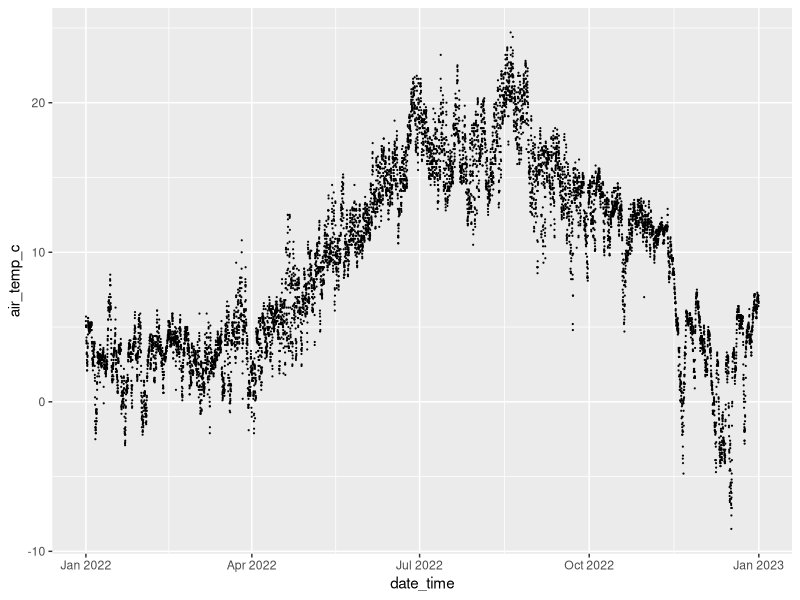
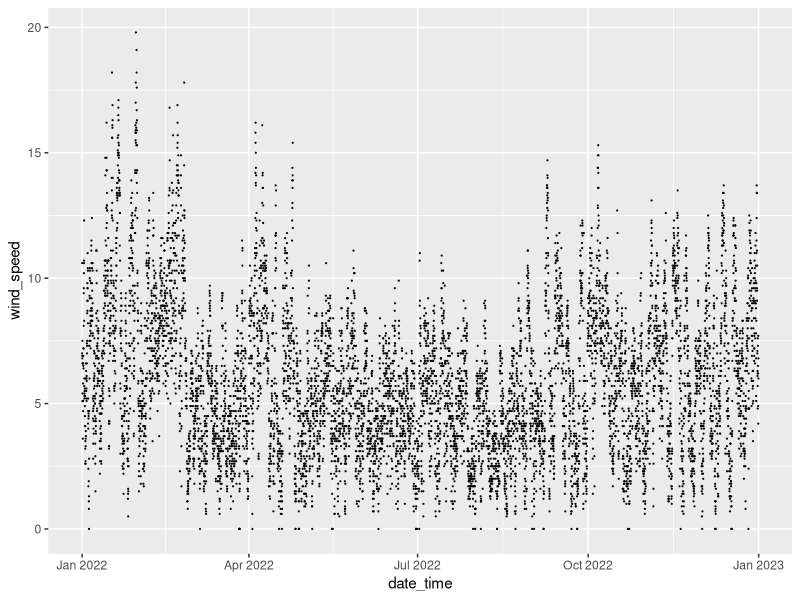
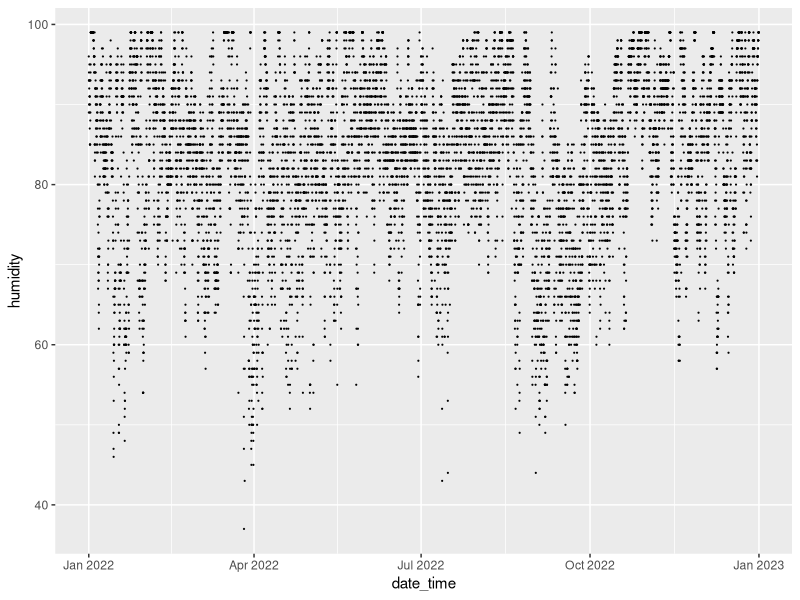
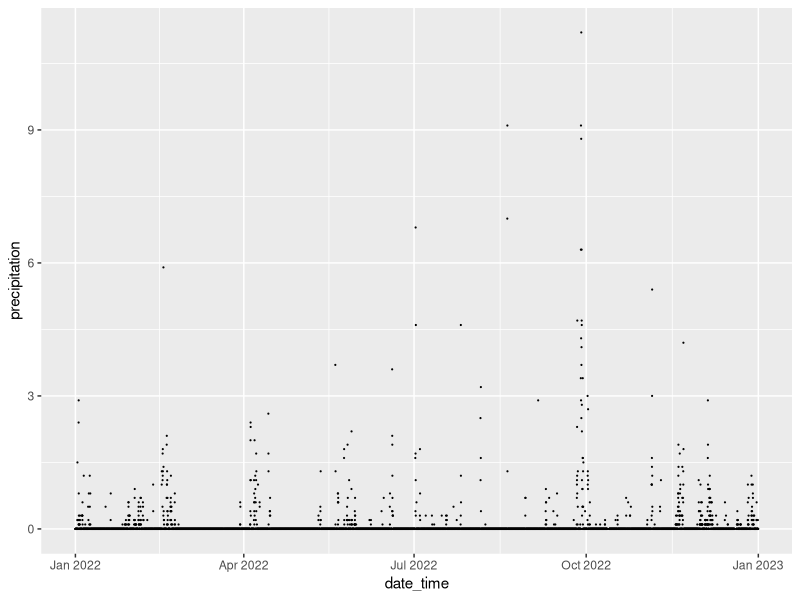
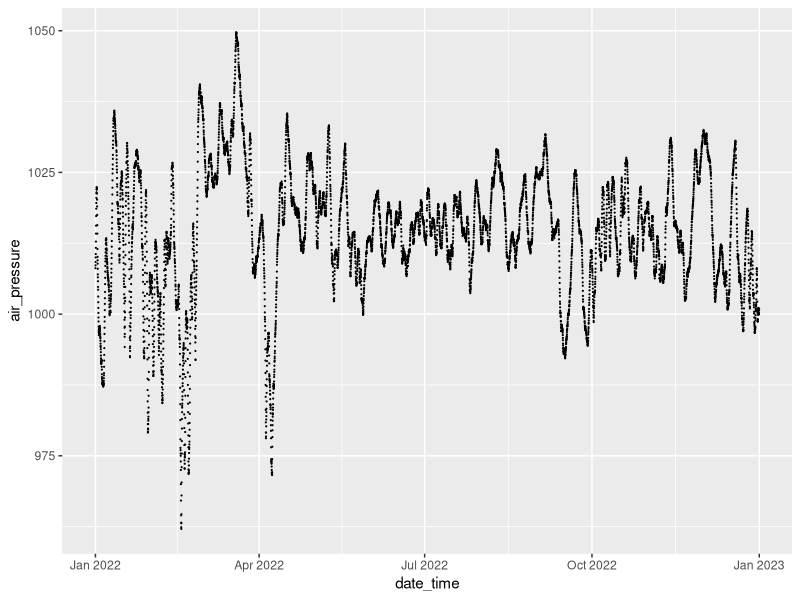
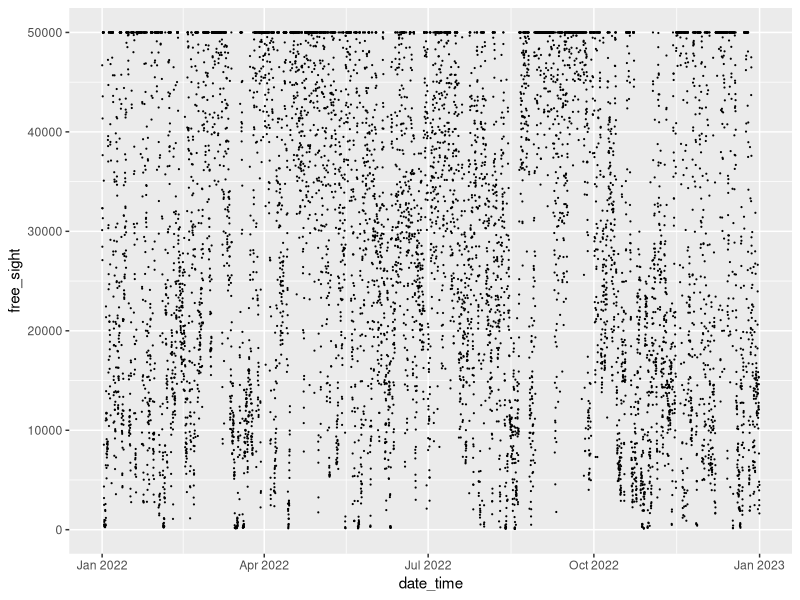
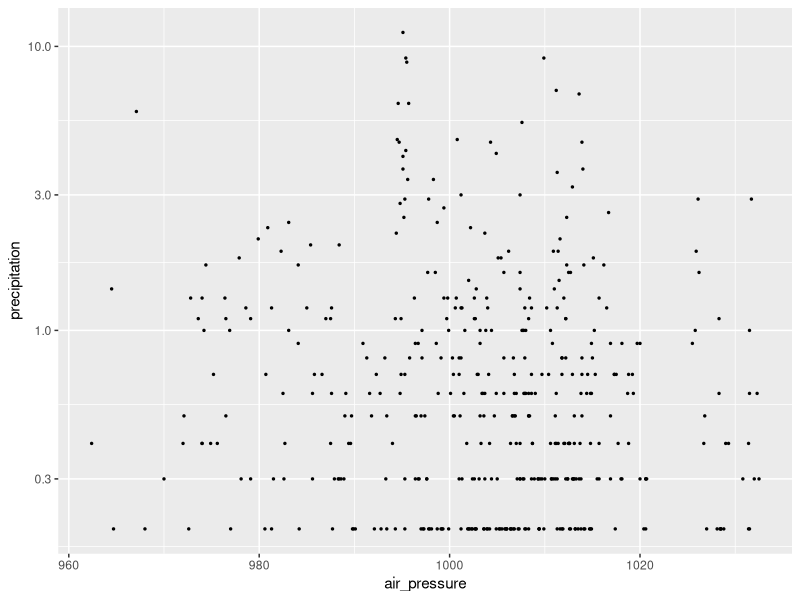
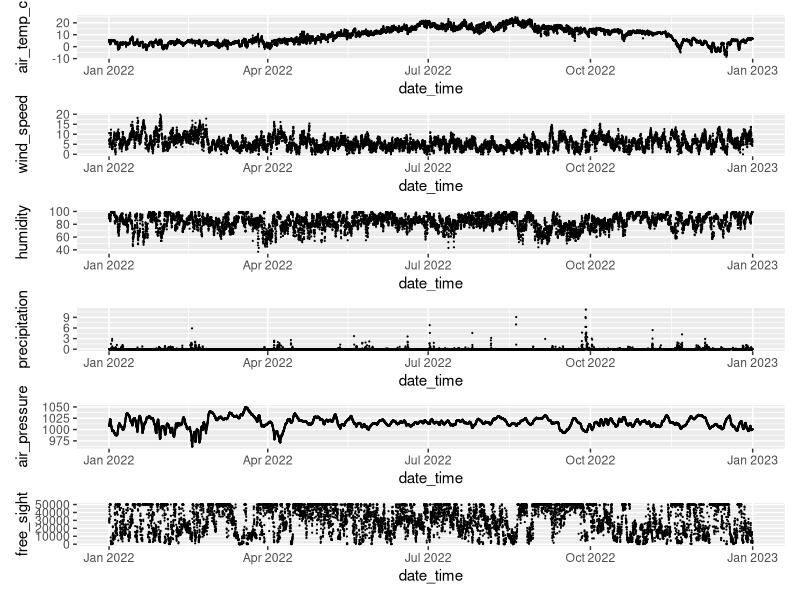

Generate these figures, in order, with R:
library(tidyverse)
library(writexl)
library(patchwork)

# Weather data near Ottenby station.
# SMHI station: "Ölands södra udde A".
# License: CC-BY.
# Data source: SMHI.
# https://www.smhi.se/data/meteorologi/ladda-ner-meteorologiska-observationer
# Note: Data for 2022 was manually extracted from downloaded data.

# Load data. All data sets are based on hours.
smhi_temp_in <-
  read_delim("data-in/smhi-opendata_1_66110_2022_temp.csv",
             delim = ";",
             skip = 10)
smhi_wind_in <-
  read_delim(
    "data-in/smhi-opendata_3_4_66110_2022_wind.csv",
    delim = ";",
    skip = 10
  )
smhi_humidity_in <-
  read_delim(
    "data-in/smhi-opendata_6_66110_2022_humidity.csv",
    delim = ";",
    skip = 10
  )
smhi_rain_in <-
  read_delim("data-in/smhi-opendata_7_66110_2022_rain.csv",
             delim = ";",
             skip = 10)
smhi_pressure_in <-
  read_delim(
    "data-in/smhi-opendata_9_66110_2022_pressure.csv",
    delim = ";",
    skip = 10
  )
smhi_fog_in <-
  read_delim("data-in/smhi-opendata_12_66110_2022_fog.csv",
             delim = ";",
             skip = 10)

# Tidy headers and columns. Add date_time.
smhi_temp <- smhi_temp_in |>
  select(-Kvalitet) |>
  rename(date = "Datum",
         time = "Tid (UTC)",
         air_temp_c = "Lufttemperatur") |>
  mutate(date_time = as_datetime(paste(date, time)))

smhi_wind <- smhi_wind_in |>
  select(-Kvalitet...4,-Kvalitet...6) |>
  rename(
    date = "Datum",
    time = "Tid (UTC)",
    wind_direction = "Vindriktning",
    wind_speed = "Vindhastighet"
  ) |>
  mutate(date_time = as_datetime(paste(date, time)))

smhi_humidity <- smhi_humidity_in |>
  select(-Kvalitet) |>
  rename(date = "Datum",
         time = "Tid (UTC)",
         humidity = "Relativ Luftfuktighet") |>
  mutate(date_time = as_datetime(paste(date, time)))

smhi_rain <- smhi_rain_in |>
  select(-Kvalitet) |>
  rename(date = "Datum",
         time = "Tid (UTC)",
         precipitation = "Nederbördsmängd") |>
  mutate(date_time = as_datetime(paste(date, time)))

smhi_pressure <- smhi_pressure_in |>
  select(-Kvalitet) |>
  rename(date = "Datum",
         time = "Tid (UTC)",
         air_pressure = "Lufttryck reducerat havsytans nivå") |>
  mutate(date_time = as_datetime(paste(date, time)))

smhi_fog <- smhi_fog_in |>
  select(-Kvalitet) |>
  rename(date = "Datum",
         time = "Tid (UTC)",
         free_sight = "Sikt") |>
  mutate(date_time = as_datetime(paste(date, time)))

# Remove from "Environment" list. They are not used any longer.
rm(
  smhi_temp_in,
  smhi_wind_in,
  smhi_humidity_in,
  smhi_rain_in,
  smhi_pressure_in,
  smhi_fog_in
)

# Create an array with 365*24 hours for 2022.
date_time <- seq(as_datetime("2022-01-01 00:00:00"),
                 by = "1 hour",
                 length.out = 365 * 24)

# Create data table.
weather_data <- tibble(date_time)

# Add columns with weather data.
weather_data <- weather_data |>
  left_join(smhi_temp) |>
  left_join(smhi_wind) |>
  left_join(smhi_humidity) |>
  left_join(smhi_rain) |>
  left_join(smhi_pressure) |>
  left_join(smhi_fog)

# Create directory 
dir_out = "data-out"
if (!dir.exists(dir_out)) {
  dir.create(dir_out)
}

# Save the data table as .xlsx.
write_xlsx(weather_data, file.path(dir_out, "ottenby_2022_weather.xlsx"))

# Visualise the data. Don't execute them now.
temp_plot <- weather_data |>
  ggplot() +
  geom_point(aes(x = date_time, y = air_temp_c), size=0.1)

wind_plot <- weather_data |>
  ggplot() +
  geom_point(aes(x = date_time, y = wind_speed), size=0.1)

humidity_plot <- weather_data |>
  ggplot() +
  geom_point(aes(x = date_time, y = humidity), size=0.1)

rain_plot <- weather_data |>
  ggplot() +
  geom_point(aes(x = date_time, y = precipitation), size=0.1)

pressure_plot <- weather_data |>
  ggplot() +
  geom_point(aes(x = date_time, y = air_pressure), size=0.1)

fog_plot <- weather_data |>
  ggplot() +
  geom_point(aes(x = date_time, y = free_sight), size=0.1)

# Execute the plots.
temp_plot
wind_plot
humidity_plot
rain_plot
pressure_plot
fog_plot

# Check if rain is better with a logarithmic y-axis. Not saved.
weather_data |>
  # Filter since log scales does not like zero values.
  filter(precipitation > 0.1) |>
  ggplot() +
  geom_point(aes(x = air_pressure, y = precipitation), size=0.5) +
  scale_y_log10() 

# Save as PDF. Activate printing device.
pdf(file = "ottenby_2022_weather.pdf",
    width = 25, 
    height = 25)

# Use library "patchwork" for organising the plots.
temp_plot / wind_plot / humidity_plot / rain_plot / pressure_plot / fog_plot
  
# Finish plotting. Deactivate printing device.
dev.off()


